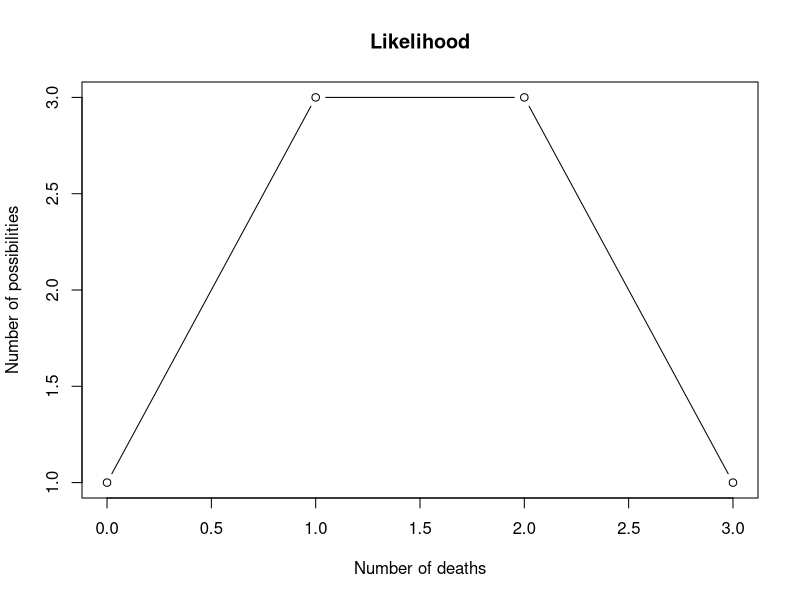
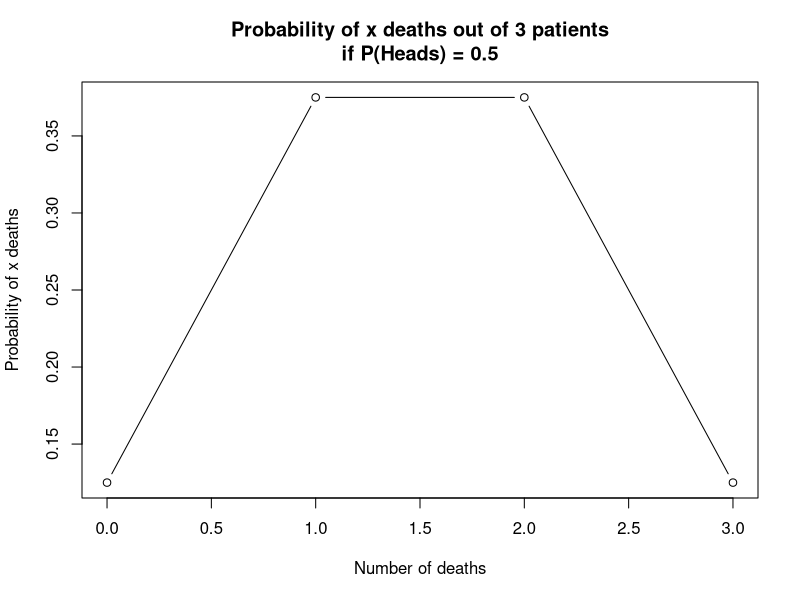
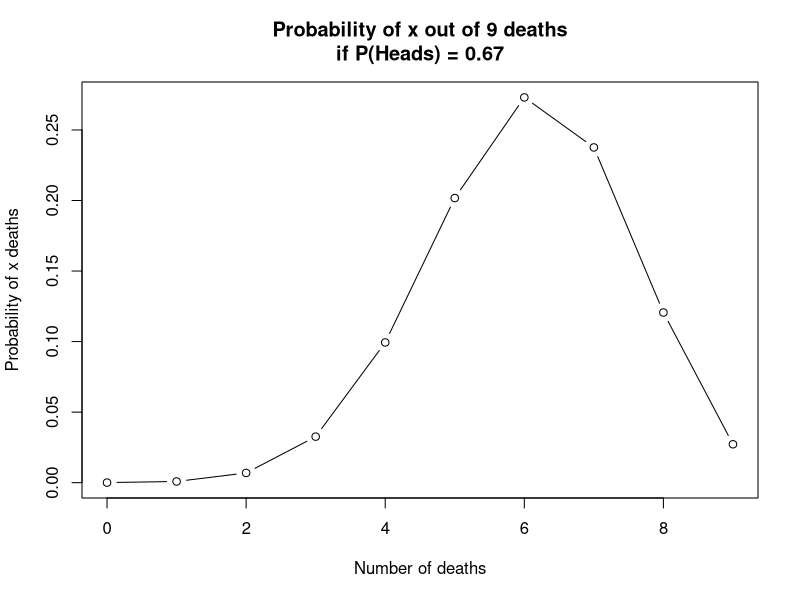
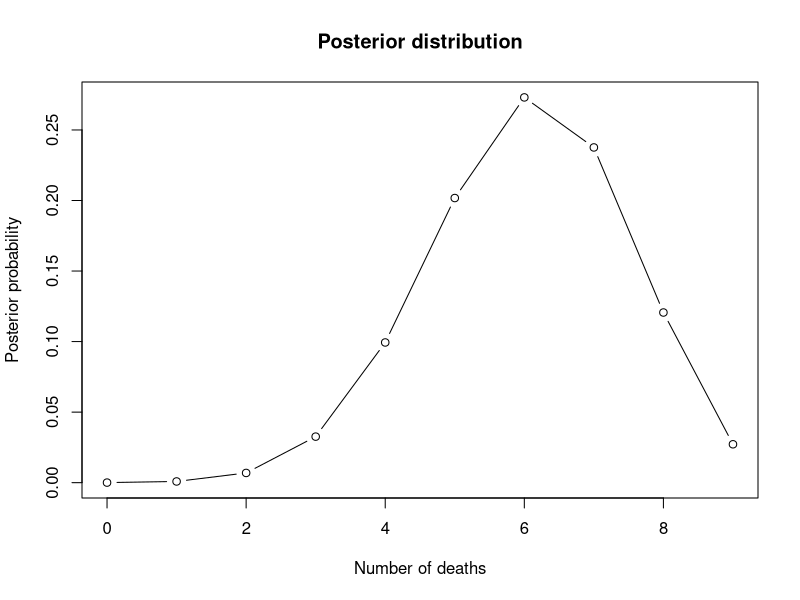
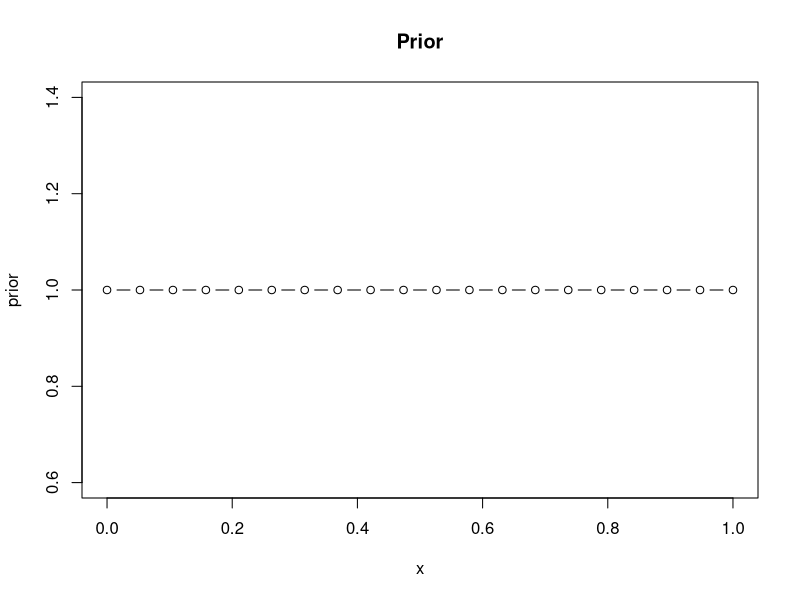
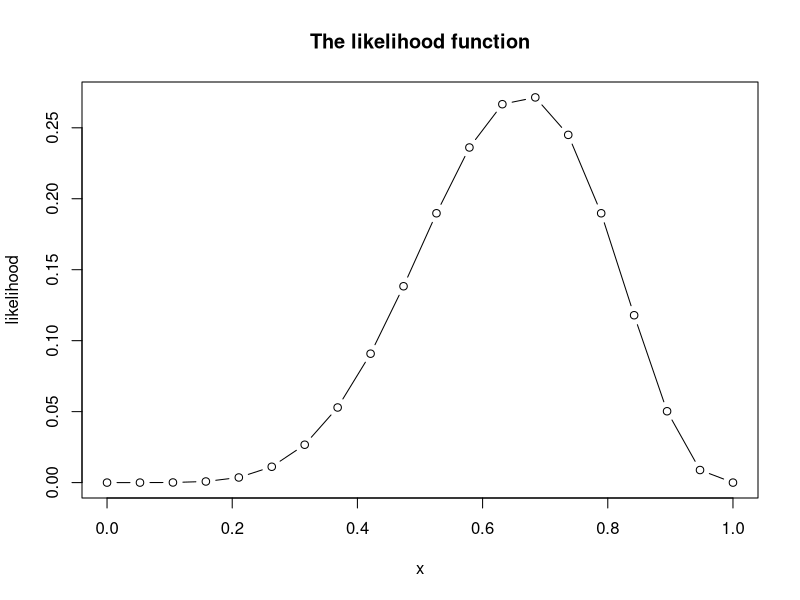
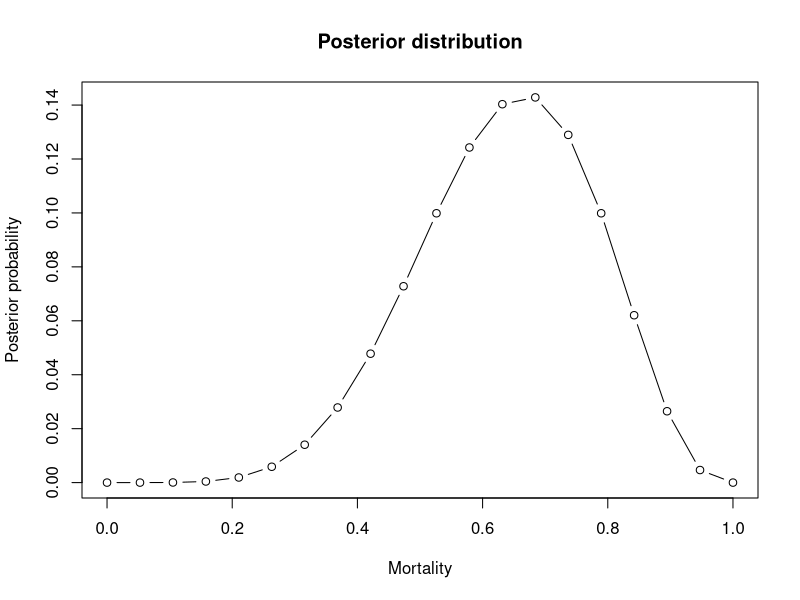
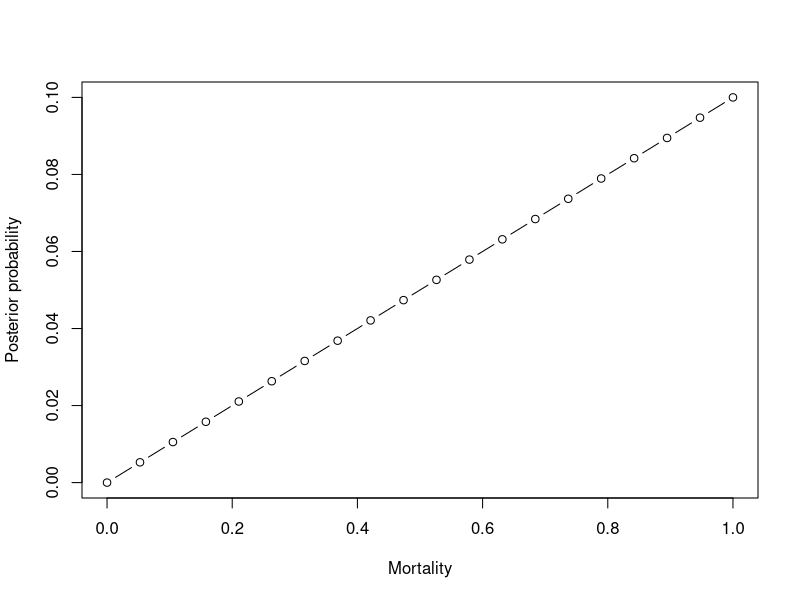

These figures' R source, in order:
## ---- chunk 1
# Parameter space as a grid
x <- seq(from = 0, to = 3)
# Likelihood
y <- c(1, 3, 3, 1)
## ---- chunk 2
plot(x, y, 
     ylab = "Number of possibilities", 
     xlab = "Number of deaths", 
     type = "b", 
     main = "Likelihood")
## ---- chunk 3
y <- dbinom(x, 3, 0.5)
## ---- chunk 4
plot(x, y, 
     type = "b",
     xlab = "Number of deaths",
     ylab = "Probability of x deaths",
     main = "Probability of x deaths out of 3 patients\nif P(Heads) = 0.5")
## ---- chunk 5
x <- seq(from = 0, to = 9)
y <- dbinom(x, 9, 0.67)
## ---- chunk 6
plot(x, y, 
     type = "b", 
     xlab = "Number of deaths", 
     ylab = "Probability of x deaths", 
     main = "Probability of x out of 9 deaths\nif P(Heads) = 0.67")
## ---- chunk 7
# Define grid
x <- seq(from = 0 , to = 9)
# Define flat prior
prior <- rep(1 , 10)

# Compute likelihood at each value in grid
likelihood <- dbinom(x, size = 9, prob = 0.67)

# Compute product of likelihood and prior
unstd.posterior <- likelihood * prior

# Normalize the posterior, so that it sums to 1
posterior <- unstd.posterior / sum(unstd.posterior)
sum(posterior) == 1

plot(x, posterior, 
     type = "b",
     xlab = "Number of deaths", 
     ylab = "Posterior probability", 
     main = "Posterior distribution")
## ---- chunk 8
# Define grid (mortality at 20 evenly spaced probabilities from 0 to 1)
x <- seq(from = 0 , to = 1, length.out = 20)

# Define prior
prior <- rep(1 , 20)

# Compute likelihood at each value in grid
likelihood <- dbinom(6, size = 9 , prob = x)

# Plot prior
plot(x, prior, type = "b", main = "Prior")

# Plot likelihood
plot(x, likelihood, type = "b", main = "The likelihood function")

# Compute product of likelihood and prior & standardize the posterior
posterior <- likelihood * prior / sum(likelihood * prior)

# Plot posterior
plot(x, posterior, 
     type = "b", 
     xlab = "Mortality" , 
     ylab = "Posterior probability", 
     main = "Posterior distribution")
## ---- chunk 9
# Define grid
x <- seq(from = 0, to = 1, length.out = 20)

# Define prior
prior <- rep(1, 20)

# Compute likelihood at each value in grid
likelihood <- dbinom(1, size = 1, prob = x)
posterior <- likelihood * prior / sum(likelihood * prior)

plot(x, posterior, 
     type = "b", 
     xlab = "Mortality", 
     ylab = "Posterior probability" )
## ---- chunk 10
# Define prior
prior <- posterior

# Compute likelihood at each value in grid
likelihood <- dbinom(1 , size = 1, prob = x)
posterior1 <- likelihood * prior / sum(likelihood * prior)

plot(x, posterior1, 
     type = "b", 
     xlab = "Mortality" , 
     ylab = "Posterior probability" )
## ---- chunk 11
# Define prior
prior <- posterior1

# Compute likelihood at each value in grid
likelihood <- dbinom(0, size = 1, prob = x)

# Compute product of likelihood and prior
posterior2 <- likelihood * prior / sum(likelihood * prior)

plot(x, posterior2, 
     type = "b", 
     xlab = "Mortality", 
     ylab = "Posterior probability")
## ---- chunk 12
# Define prior
prior <- c(seq(1:10), seq(from = 10, to = 1))

# Compute likelihood at each value in grid
likelihood <- dbinom(1, size = 1 , prob = x)
posterior <- likelihood * prior / sum(likelihood * prior)

def.par <- par(no.readonly = TRUE)
par(mfrow = c(1, 2))
plot(1:20, prior, 
     type = "b", 
     main = "Prior")
plot(x, posterior, 
     type = "b", 
     xlab = "Mortality", 
     ylab = "Posterior probability", 
     main = "Posterior")
par(def.par)
## ---- chunk 13
# Define prior
prior <- posterior

# Compute likelihood at each value in grid
likelihood <- dbinom(1, size = 1, prob = x)

# Compute product of likelihood and prior
posterior1 <- likelihood * prior / sum(likelihood * prior)

def.par <- par(no.readonly = TRUE)
par(mfrow = c(1, 2))
plot(1:20, prior, 
     type = "b", 
     main = "Prior")
plot(x, posterior1, 
     type = "b", 
     xlab = "Mortality", 
     ylab = "Posterior probability", 
     main = "Posterior")
par(def.par)
## ---- chunk 14
# Define prior
prior2 <- posterior1

# Compute likelihood at each value in grid
likelihood <- dbinom(0, size = 1, prob = x)

# Compute product of likelihood and prior
posterior2 <- likelihood * prior2 / sum(likelihood * prior2)

def.par <- par(no.readonly = TRUE)
par(mfrow = c(1, 2))
plot(1:20, prior2, 
     type = "b", 
     main = "Prior")
plot(x, posterior2, 
     type = "b", 
     xlab = "Mortality", 
     ylab = "Posterior probability", 
     main = "Posterior")
par(def.par)
